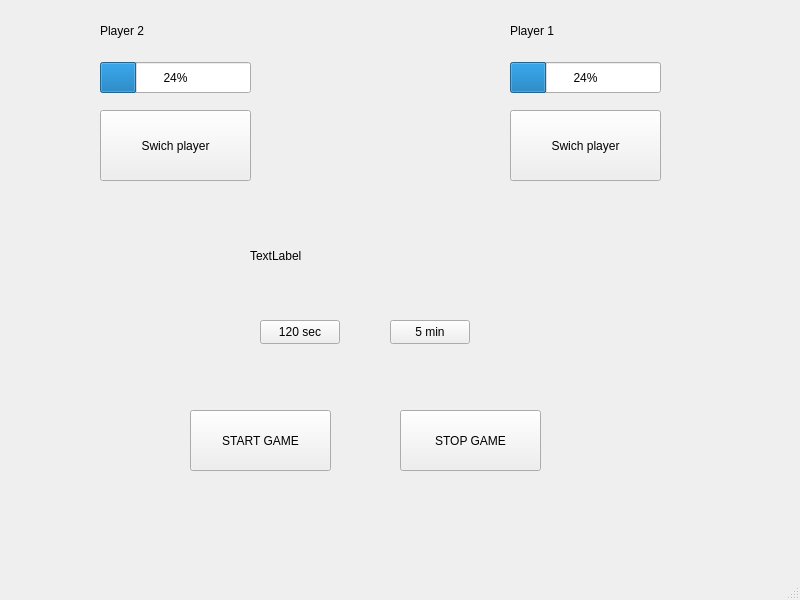
<?xml version="1.0" encoding="UTF-8"?>
<ui version="4.0">
 <class>MainWindow</class>
 <widget class="QMainWindow" name="MainWindow">
  <property name="geometry">
   <rect>
    <x>0</x>
    <y>0</y>
    <width>800</width>
    <height>600</height>
   </rect>
  </property>
  <property name="windowTitle">
   <string>MainWindow</string>
  </property>
  <widget class="QWidget" name="centralwidget">
   <widget class="QPushButton" name="swich1">
    <property name="geometry">
     <rect>
      <x>100</x>
      <y>110</y>
      <width>151</width>
      <height>71</height>
     </rect>
    </property>
    <property name="text">
     <string>Swich player</string>
    </property>
   </widget>
   <widget class="QPushButton" name="swich2">
    <property name="geometry">
     <rect>
      <x>510</x>
      <y>110</y>
      <width>151</width>
      <height>71</height>
     </rect>
    </property>
    <property name="text">
     <string>Swich player</string>
    </property>
   </widget>
   <widget class="QLabel" name="label">
    <property name="geometry">
     <rect>
      <x>250</x>
      <y>230</y>
      <width>251</width>
      <height>51</height>
     </rect>
    </property>
    <property name="text">
     <string>TextLabel</string>
    </property>
   </widget>
   <widget class="QPushButton" name="time1Button">
    <property name="geometry">
     <rect>
      <x>260</x>
      <y>320</y>
      <width>80</width>
      <height>24</height>
     </rect>
    </property>
    <property name="text">
     <string>120 sec</string>
    </property>
   </widget>
   <widget class="QPushButton" name="time2Button">
    <property name="geometry">
     <rect>
      <x>390</x>
      <y>320</y>
      <width>80</width>
      <height>24</height>
     </rect>
    </property>
    <property name="text">
     <string>5 min</string>
    </property>
   </widget>
   <widget class="QPushButton" name="startButton">
    <property name="geometry">
     <rect>
      <x>190</x>
      <y>410</y>
      <width>141</width>
      <height>61</height>
     </rect>
    </property>
    <property name="text">
     <string>START GAME</string>
    </property>
   </widget>
   <widget class="QPushButton" name="stopButton">
    <property name="geometry">
     <rect>
      <x>400</x>
      <y>410</y>
      <width>141</width>
      <height>61</height>
     </rect>
    </property>
    <property name="text">
     <string>STOP GAME</string>
    </property>
   </widget>
   <widget class="QLabel" name="label_2">
    <property name="geometry">
     <rect>
      <x>100</x>
      <y>20</y>
      <width>61</width>
      <height>21</height>
     </rect>
    </property>
    <property name="text">
     <string>Player 2</string>
    </property>
   </widget>
   <widget class="QLabel" name="label_3">
    <property name="geometry">
     <rect>
      <x>510</x>
      <y>20</y>
      <width>61</width>
      <height>21</height>
     </rect>
    </property>
    <property name="text">
     <string>Player 1</string>
    </property>
   </widget>
   <widget class="QProgressBar" name="progressBar1">
    <property name="geometry">
     <rect>
      <x>100</x>
      <y>62</y>
      <width>151</width>
      <height>31</height>
     </rect>
    </property>
    <property name="value">
     <number>24</number>
    </property>
   </widget>
   <widget class="QProgressBar" name="progressBar2">
    <property name="geometry">
     <rect>
      <x>510</x>
      <y>62</y>
      <width>151</width>
      <height>31</height>
     </rect>
    </property>
    <property name="value">
     <number>24</number>
    </property>
   </widget>
  </widget>
  <widget class="QMenuBar" name="menubar">
   <property name="geometry">
    <rect>
     <x>0</x>
     <y>0</y>
     <width>800</width>
     <height>21</height>
    </rect>
   </property>
  </widget>
  <widget class="QStatusBar" name="statusbar"/>
 </widget>
 <resources/>
 <connections/>
</ui>
